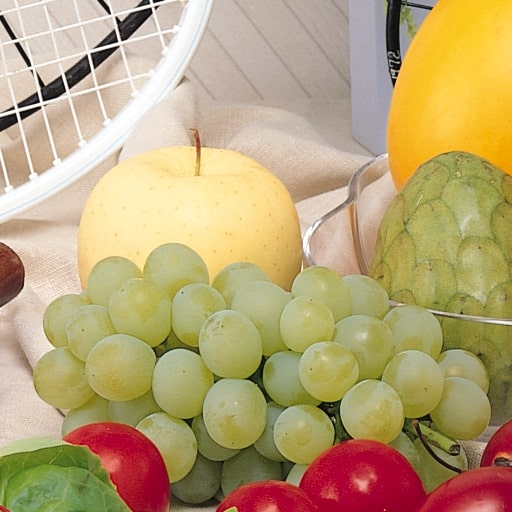
#> input picture 20701014_Q13/20701014_Q13_input.jpg, 512 x 512 px, found by its file name
$ python 20701014_Q13.py
#> lines starting #> are read from the running program, lines starting #| are printed output that depends on the picture
from PIL import Image
import numpy as np
import math, random

def rgb_to_hsv(rgb_array):
    height, width = rgb_array.shape[:2]
    hsv_array = np.zeros((height, width, 3), dtype=np.float32)

    for i in range(height):
        for j in range(width):
            # normalize RGB to [0, 1]
            r = rgb_array[i, j, 0] / 255.0
            g = rgb_array[i, j, 1] / 255.0
            b = rgb_array[i, j, 2] / 255.0

            # Value (V)
            v = max(r, g, b)

            # Saturation (S)
            min_val = min(r, g, b)
            s = 0 if v == 0 else (v - min_val) / v

            # Hue (H)
            h = 0
            if v != min_val:
                if v == r:
                    h = 60 * ((g - b) / (v - min_val)) % 360
                elif v == g:
                    h = 60 * ((b - r) / (v - min_val) + 2)
                elif v == b:
                    h = 60 * ((r - g) / (v - min_val) + 4)

            h = (h / 360.0) * 255.0  # Hue: 0-360 -> 0-255
            s = s * 255.0            # Saturation: 0-1 -> 0-255
            v = v * 255.0            # Value: 0-1 -> 0-255

            hsv_array[i, j] = [h, s, v]

    return hsv_array.astype(np.uint8)

def convert_and_collage_hsv_manual(image_path):
#> called with image_path = '20701014_Q13/20701014_Q13_input.jpg'
    try:
        rgb_image = Image.open(image_path)
#> rgb_image is the input picture: PIL image 512x512 RGB; mean R, G, B 185.3, 163.3, 118.3
        image_array = np.array(rgb_image)

        if len(image_array.shape) != 3 or image_array.shape[2] != 3:
            raise ValueError("Input image must be RGB (3 channels)")

        height, width = image_array.shape[:2]
#> height = 512; width = 512

        hsv_array = rgb_to_hsv(image_array)
#> after the loop in rgb_to_hsv, `for i in range(height):`:
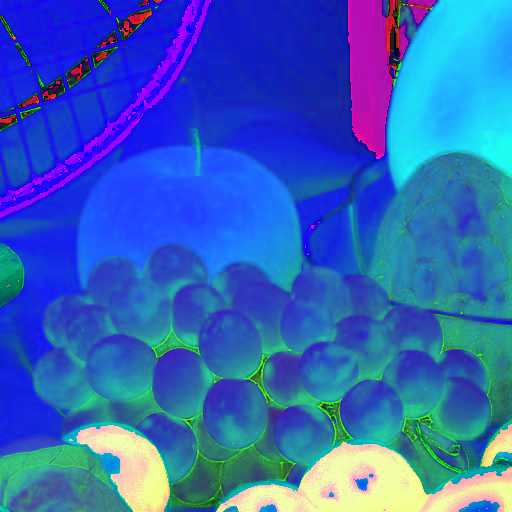
#> hsv_array: shape (512, 512, 3) float32; mean R, G, B 51.1, 99.8, 186.9

        hue_channel = hsv_array[:, :, 0]
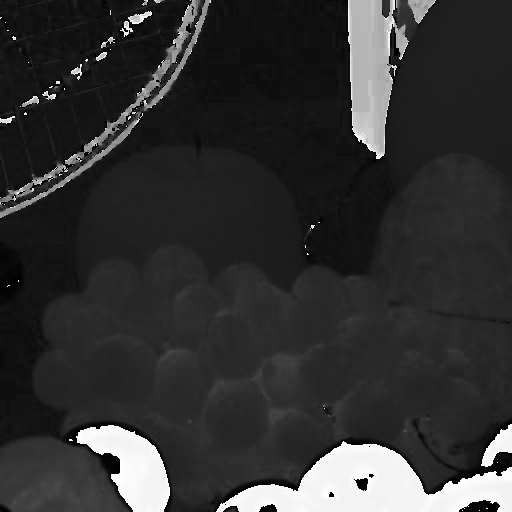
#> hue_channel: shape (512, 512); min 0, max 254, mean 50.6
        sat_channel = hsv_array[:, :, 1]
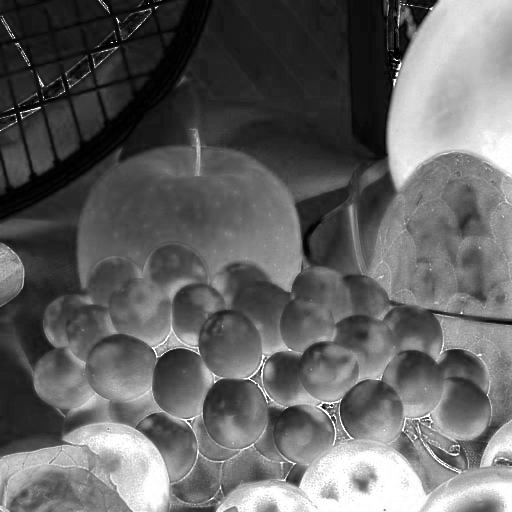
#> sat_channel: shape (512, 512); min 0, max 255, mean 99.3
        val_channel = hsv_array[:, :, 2]
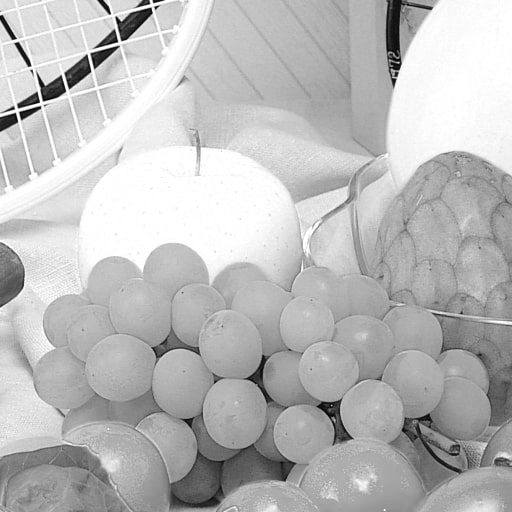
#> val_channel: shape (512, 512); min 0, max 255, mean 186.8

        hue_image = Image.fromarray(hue_channel)
        sat_image = Image.fromarray(sat_channel)
        val_image = Image.fromarray(val_channel)

        hue_image.save('20701014_Q13/20701014_Q13_hue_channel.jpg')
        sat_image.save('20701014_Q13/20701014_Q13_saturation_channel.jpg')
        val_image.save('20701014_Q13/20701014_Q13_value_channel.jpg')

        collage_width = width * 2
#> collage_width = 1024
        collage_height = height * 2
#> collage_height = 1024
        collage = Image.new('RGB', (collage_width, collage_height), (255, 255, 255))
#> collage: PIL image 1024x1024 RGB; every value is 255

        collage.paste(rgb_image, (0, 0))

        hue_rgb = Image.fromarray(np.stack([hue_channel, hue_channel, hue_channel], axis=2))
        sat_rgb = Image.fromarray(np.stack([sat_channel, sat_channel, sat_channel], axis=2))
        val_rgb = Image.fromarray(np.stack([val_channel, val_channel, val_channel], axis=2))

        collage.paste(hue_rgb, (width, 0))        # Top-right: Hue
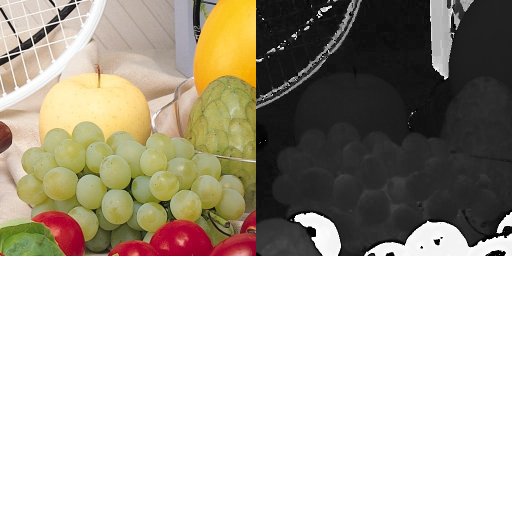
#> collage: PIL image 1024x1024 RGB (shown at 1/2 size); mean R, G, B 186.5, 181, 169.7
        collage.paste(sat_rgb, (0, height))       # Bottom-left: Saturation
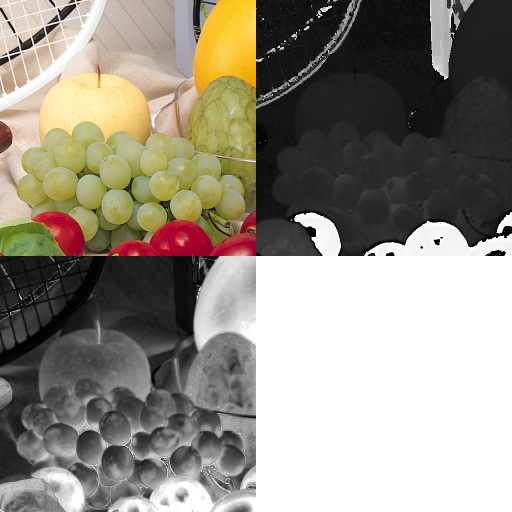
#> collage: PIL image 1024x1024 RGB (shown at 1/2 size); mean R, G, B 147.6, 142, 130.8
        collage.paste(val_rgb, (width, height))   # Bottom-right: Value
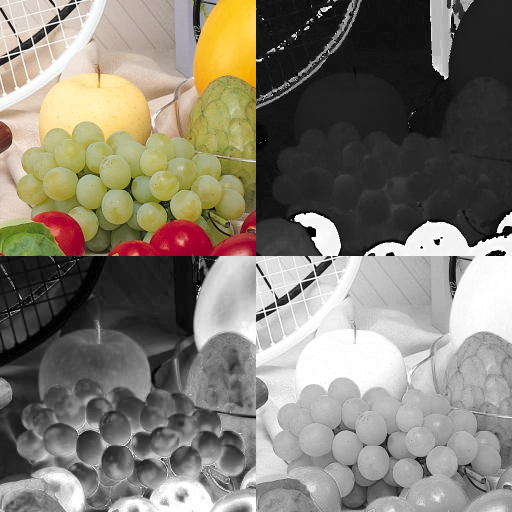
#> collage: PIL image 1024x1024 RGB (shown at 1/2 size); mean R, G, B 130.5, 125, 113.8

        collage.save('20701014_Q13/20701014_Q13_output.jpg')

    except Exception as e:
        print(f"Error processing image: {e}")

image_path = '20701014_Q13/20701014_Q13_input.jpg'
convert_and_collage_hsv_manual(image_path)
